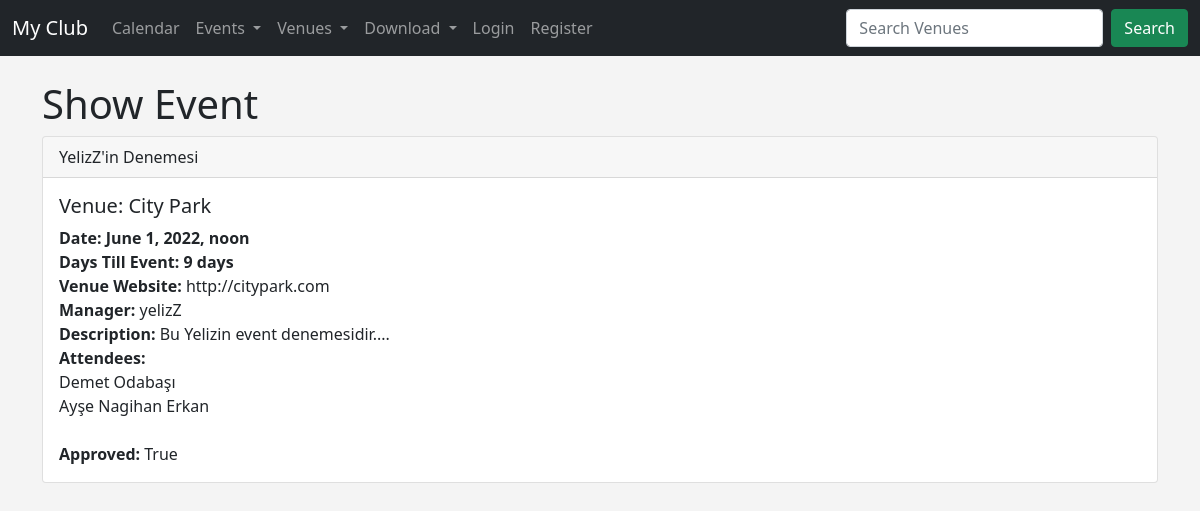
Screenshot of /show_event/7 with the database file from the repository.
### events/models.py (models this page shows)
class Event(models.Model):
	name = models.CharField('Event Name',max_length=120)
	event_date = models.DateTimeField('Event Date')
	venue = models.ForeignKey(Venue,blank=True,null=True,on_delete=models.CASCADE)
	manager = models.ForeignKey(User,blank=True,null=True,on_delete=models.SET_NULL)
	description = models.TextField(blank=True)
	attendees = models.ManyToManyField(MyClubUser,blank=True)
	approved = models.BooleanField("Approved",default=False)
	def __str__(self):
		return self.name
	@property
	def Days_till(self):
		today = date.today()
		days_till = self.event_date.date() - today
		days_till_stripped = str(days_till).split(",", 1)[0]
		return days_till_stripped

class Venue(models.Model):
	name = models.CharField('Venue Name',max_length=120)
	address = models.CharField('Adress',max_length=300)
	zip_code = models.CharField('Zip Code',max_length=10)
	phone = models.CharField('Contact Phone',max_length=15,blank=True)
	web = models.URLField('Website Adress',blank=True)
	email_adress = models.EmailField('Email Address',blank=True)
	owner = models.IntegerField("Venue Owner", blank=False, default=1)
	venue_image = models.ImageField(null=True,blank=True,upload_to="images/")
	def __str__(self):
		return self.name

class MyClubUser(models.Model):
	first_name = models.CharField(max_length=30)
	last_name = models.CharField(max_length=30)
	email = models.EmailField('User Email')
	def __str__(self):
		return self.first_name + ' ' + self.last_name

### events/views.py (the view)
# urls.py: path('show_event/<event_id>', views.show_event, name="show-event"),
def show_event(request,event_id):
	event = Event.objects.get(pk=event_id)
	return render(request,"events/show_event.html",{'event':event})

### events/templates/events/show_event.html (shortened to what this page needs)
{% extends 'events/base.html' %}
{% block content %}
	<h1>Show Event</h1>
		{% if event.approved %}
			<div class="card">
			  <div class="card-header">
			    {{event}}
			  </div>
			  <div class="card-body">
			    <h5 class="card-title">Venue: {{event.venue}}</h5>
			    <p class="card-text">
			    	<strong>
			    		Date: {{event.event_date}}
			    	</strong>
			    	<br>
			    	<strong>
			    		Days Till Event: {{event.Days_till}}
			    	</strong>
			    	<br>
					<strong>Venue Website:</strong> {{event.venue.web}}
					<br>
					<strong>Manager:</strong> {{event.manager}}
					<br>
					<strong>Description:</strong> {{event.description}}
					<br>
					<strong>Attendees:</strong><br>
						{% for user in event.attendees.all %}
						   	{{user}} <br>
						{% endfor %}
					<strong>Approved:</strong> {{event.approved}}<br>
			    </p>
			  </div>
			</div>
			<br>
			<br>
		{% endif %}
{% endblock %}

### events/templates/events/base.html (style rules this page uses)
body { background: #f4f4f4; }

### rows the page displays
Event: name "YelizZ'in Denemesi", venue "City Park", event_date "June 1, 2022, noon", Days_till "9 days", venue.web "http://citypark.com", manager "yelizZ", description "Bu Yelizin event denemesidir....", approved "True"
MyClubUser: first_name+last_name "Demet Odabaşı"
MyClubUser: first_name+last_name "Ayşe Nagihan Erkan"
